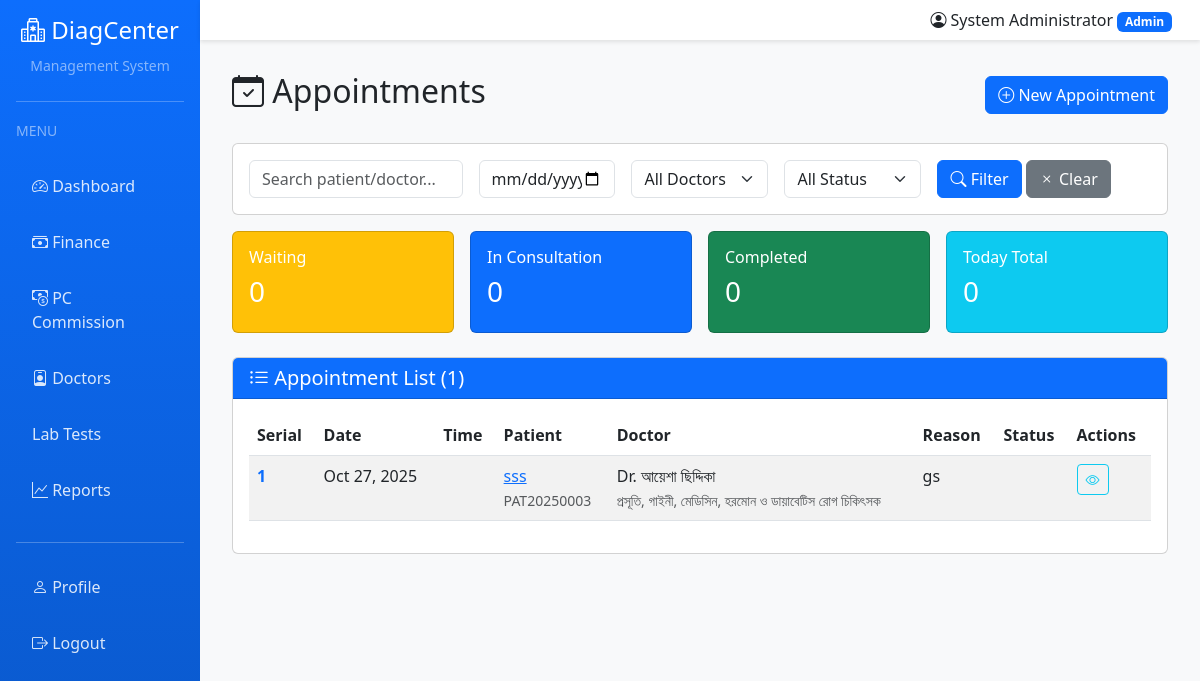
/appointments/ (signed in), run on an earlier commit of the app's database.
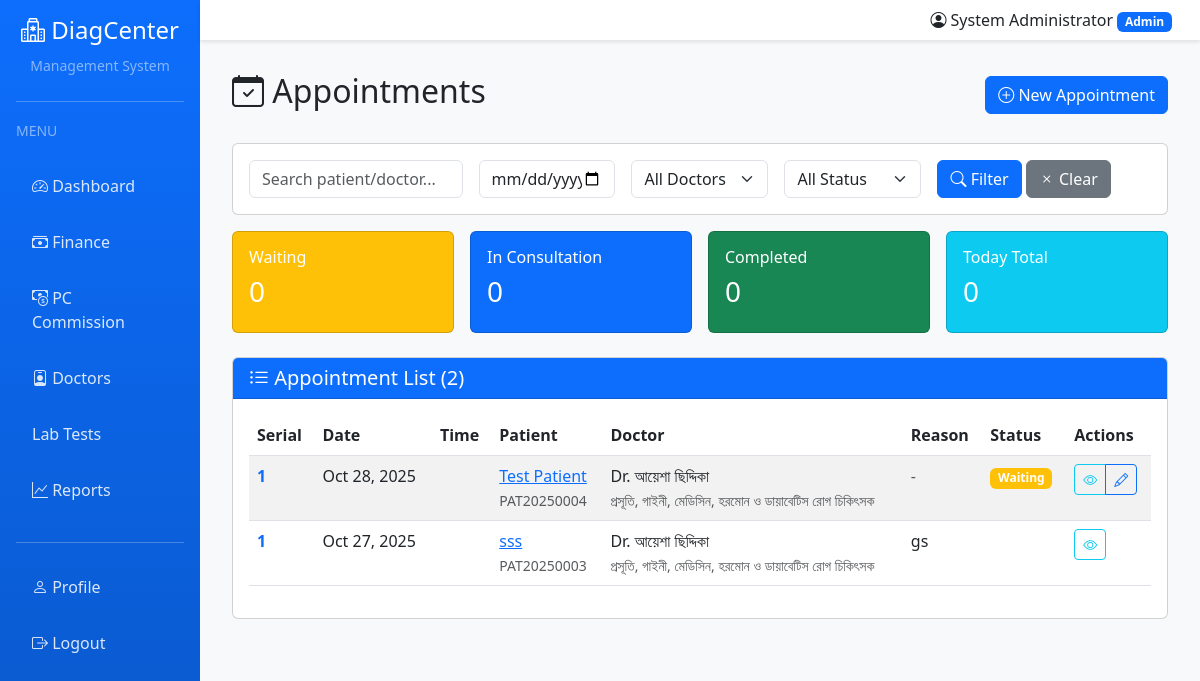
And on a later commit of the database.
### appointments/models.py (models this page shows, shortened)
class Appointment(models.Model):
    STATUS_CHOICES = [
        ('waiting', 'Waiting'),
        ('called', 'Called'),
        ('in_consultation', 'In Consultation'),
        ('completed', 'Completed'),
        ('cancelled', 'Cancelled'),
        ('no_show', 'No Show'),
    ]
    appointment_number = models.CharField(max_length=20, unique=True, editable=False)
    patient = models.ForeignKey(Patient, on_delete=models.CASCADE, related_name='appointments')
    doctor = models.ForeignKey(
        settings.AUTH_USER_MODEL,
        on_delete=models.CASCADE,
        related_name='doctor_appointments',
        limit_choices_to={'role': 'DOCTOR'}
    )
    serial_number = models.IntegerField(help_text="Queue serial number for the day")
    appointment_date = models.DateField()
    appointment_time = models.TimeField(null=True, blank=True)
    status = models.CharField(max_length=20, choices=STATUS_CHOICES, default='waiting')
    check_in_time = models.DateTimeField(auto_now_add=True)
    called_time = models.DateTimeField(null=True, blank=True)
    started_time = models.DateTimeField(null=True, blank=True)
    completed_time = models.DateTimeField(null=True, blank=True)
    consultation_fee = models.DecimalField(max_digits=10, decimal_places=2, default=500)
    payment_status = models.CharField(max_length=20, choices=[
        ('unpaid', 'Unpaid'),
        ('paid', 'Paid'),
        ('partial', 'Partial'),
    ], default='unpaid')
    appointment_type = models.CharField(max_length=20, choices=[
        ('walk_in', 'Walk-in'),
        ('scheduled', 'Scheduled'),
        ('emergency', 'Emergency'),
    ], default='walk_in')
    reason = models.TextField(blank=True, help_text="Reason for visit")
    notes = models.TextField(blank=True)
    created_by = models.ForeignKey(
        settings.AUTH_USER_MODEL,
        on_delete=models.SET_NULL,
        null=True,
        related_name='created_appointments'
    )
    room_number = models.CharField(max_length=20, blank=True)
    class Meta:
        ordering = ['appointment_date', 'serial_number']
        unique_together = ['doctor', 'appointment_date', 'serial_number']
        indexes = [
            models.Index(fields=['appointment_date', 'doctor', 'status']),
            models.Index(fields=['appointment_number']),
        ]

### patients/models.py (models this page shows, shortened)
class Patient(models.Model):
    GENDER_CHOICES = [
        ('M', 'Male'),
        ('F', 'Female'),
        ('O', 'Other'),
    ]
    BLOOD_GROUP_CHOICES = [
        ('A+', 'A+'), ('A-', 'A-'),
        ('B+', 'B+'), ('B-', 'B-'),
        ('AB+', 'AB+'), ('AB-', 'AB-'),
        ('O+', 'O+'), ('O-', 'O-'),
    ]
    patient_id = models.CharField(max_length=20, unique=True, editable=False)
    first_name = models.CharField(max_length=100)
    last_name = models.CharField(max_length=100)
    date_of_birth = models.DateField()
    gender = models.CharField(max_length=1, choices=GENDER_CHOICES)
    blood_group = models.CharField(max_length=3, choices=BLOOD_GROUP_CHOICES, blank=True)
    phone = models.CharField(max_length=20)
    email = models.EmailField(blank=True)
    address = models.TextField()
    city = models.CharField(max_length=100)
    emergency_contact_name = models.CharField(max_length=100)
    emergency_contact_phone = models.CharField(max_length=20)
    emergency_contact_relation = models.CharField(max_length=50)
    allergies = models.TextField(blank=True, help_text="List of known allergies")
    chronic_conditions = models.TextField(blank=True, help_text="List of chronic conditions")
    registered_by = models.ForeignKey(
        settings.AUTH_USER_MODEL,
        on_delete=models.SET_NULL,
        null=True,
        related_name='registered_patients'
    )
    registered_at = models.DateTimeField(auto_now_add=True)
    updated_at = models.DateTimeField(auto_now=True)
    is_active = models.BooleanField(default=True)
    class Meta:
        ordering = ['-registered_at']
        indexes = [
            models.Index(fields=['patient_id']),
            models.Index(fields=['phone']),
            models.Index(fields=['registered_at']),
        ]
    def get_full_name(self):
        return f"{self.first_name} {self.last_name}"

### accounts/models.py (models this page shows, shortened)
class User(AbstractUser):
    ROLE_CHOICES = [
        ('ADMIN', 'Admin'),
        ('DOCTOR', 'Doctor'),
        ('RECEPTIONIST', 'Receptionist'),
        ('LAB', 'Lab Staff'),
        ('PHARMACY', 'Pharmacy Staff'),
        ('CANTEEN', 'Canteen Staff'),
    ]
    role = models.CharField(max_length=20, choices=ROLE_CHOICES, default='RECEPTIONIST')
    phone = models.CharField(max_length=20, blank=True)
    address = models.TextField(blank=True)
    specialization = models.CharField(max_length=100, blank=True, help_text="For doctors")
    license_number = models.CharField(max_length=50, blank=True, help_text="Professional license")
    profile_picture = models.ImageField(upload_to='profiles/', blank=True, null=True)
    is_active = models.BooleanField(default=True)
    created_at = models.DateTimeField(auto_now_add=True)
    updated_at = models.DateTimeField(auto_now=True)
    class Meta:
        ordering = ['-created_at']
    @property
    def is_admin(self):
        return self.role == 'ADMIN' or self.is_superuser

### appointments/views.py (the view)
# urls.py: path('', views.appointment_list, name='appointment_list'),
@login_required
def appointment_list(request):
    appointments = Appointment.objects.all().select_related('patient', 'doctor').order_by('-appointment_date', 'serial_number')
    return render(request, 'appointments/appointment_list.html', {'appointments': appointments})

### templates/appointments/appointment_list.html (shortened to what the changed rows need)
{% extends 'base.html' %}
{% block content %}
<div class="d-flex justify-content-between align-items-center mb-4">
    <h2><i class="bi bi-calendar-check"></i> Appointments</h2>
</div>
<div class="card">
    <div class="card-header bg-primary text-white">
        <h5 class="mb-0"><i class="bi bi-list-ul"></i> Appointment List ({{ appointments.count }})</h5>
    </div>
    <div class="card-body">
        {% if appointments %}
        <div class="table-responsive">
            <table class="table table-hover table-striped">
                <thead>
                    <tr>
                        <th>Serial</th>
                        <th>Date</th>
                        <th>Time</th>
                        <th>Patient</th>
                        <th>Doctor</th>
                        <th>Reason</th>
                        <th>Status</th>
                        <th>Actions</th>
                    </tr>
                </thead>
                <tbody>
                    {% for appointment in appointments %}
                    <tr>
                        <td>
                            <strong class="text-primary">{{ appointment.serial_number }}</strong>
                        </td>
                        <td>{{ appointment.appointment_date|date:"M d, Y" }}</td>
                        <td>{{ appointment.appointment_time|time:"h:i A" }}</td>
                        <td>
                            <a href="{% url 'patients:patient_detail' appointment.patient.pk %}">
                                {{ appointment.patient.get_full_name }}
                            </a>
                            <br><small class="text-muted">{{ appointment.patient.patient_id }}</small>
                        </td>
                        <td>
                            Dr. {{ appointment.doctor.get_full_name }}<br>
                            <small class="text-muted">{{ appointment.doctor.specialization }}</small>
                        </td>
                        <td>
                            {% if appointment.reason %}
                            {{ appointment.reason|truncatewords:10 }}
                            {% else %}
                            <span class="text-muted">-</span>
                            {% endif %}
                        </td>
                        <td>
                            {% if appointment.status == 'waiting' %}
                            <span class="badge bg-warning">Waiting</span>
                            {% elif appointment.status == 'in_consultation' %}
                            <span class="badge bg-primary">In Consultation</span>
                            {% elif appointment.status == 'completed' %}
                            <span class="badge bg-success">Completed</span>
                            {% elif appointment.status == 'cancelled' %}
                            <span class="badge bg-danger">Cancelled</span>
                            {% elif appointment.status == 'no_show' %}
                            <span class="badge bg-secondary">No Show</span>
                            {% endif %}
                        </td>
                        <td>
                            <div class="btn-group btn-group-sm">
                                <a href="{% url 'appointments:appointment_detail' appointment.pk %}"
                                   class="btn btn-outline-info" title="View">
                                    <i class="bi bi-eye"></i>
                                </a>
                                {% if appointment.status == 'waiting' %}
                                <a href="{% url 'appointments:appointment_edit' appointment.pk %}"
                                   class="btn btn-outline-primary" title="Edit">
                                    <i class="bi bi-pencil"></i>
                                </a>
                                {% endif %}
                            </div>
                        </td>
                    </tr>
                    {% endfor %}
                </tbody>
            </table>
        </div>
        {% endif %}
    </div>
</div>
{% endblock %}

What changed in the data, as far as the page shows it:
added Appointment: serial_number "1", appointment_date "Oct 28, 2025", patient.get_full_name "Test Patient", patient.patient_id "PAT20250004", doctor.get_full_name "আয়েশা ছিদ্দিকা", doctor.specialization "প্রসূতি, গাইনী, মেডিসিন, হরমোন ও ডায়াবেটিস রোগ চিকিৎসক", status "Waiting"
Also different on the page:
{{ appointments.count }}: "1" → "2"
